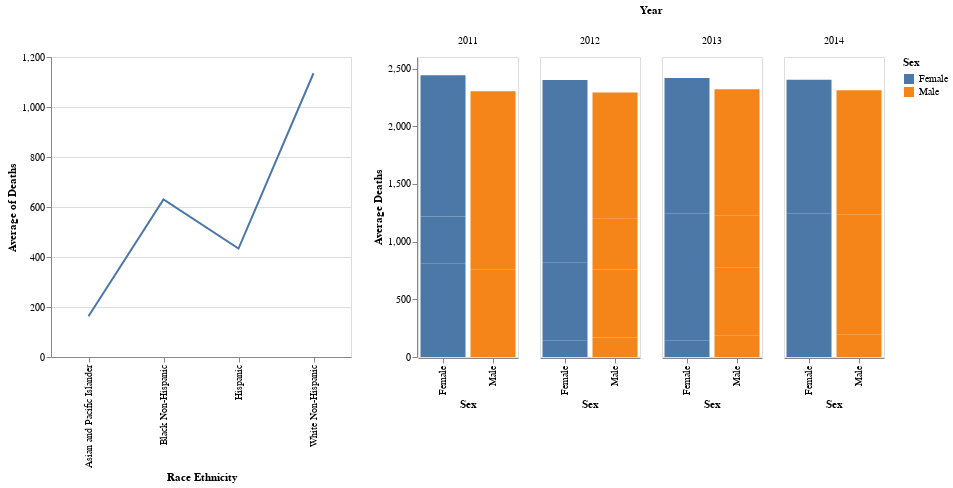

Notebook source saved alongside this figure:
### Code cell
# displaying the dashboard created
dashboard

### Figure 1 — Vega-Lite specification as saved in the notebook (floating-point values rounded to 4 significant figures)
{"config": {"view": {"continuousWidth": 400, "continuousHeight": 300}}, "hconcat": [{"mark": "line", "encoding": {"tooltip": [{"field": "Race Ethnicity", "type": "nominal"}, {"aggregate": "average", "field": "Deaths", "type": "quantitative"}], "x": {"field": "Race Ethnicity", "type": "nominal"}, "y": {"aggregate": "average", "field": "Deaths", "type": "quantitative"}}, "selection": {"selector001": {"type": "interval", "encodings": ["x", "y"]}}, "width": 300}, {"mark": "bar", "encoding": {"color": {"field": "Sex", "type": "nominal"}, "column": {"field": "Year", "type": "quantitative"}, "tooltip": [{"field": "Deaths", "type": "quantitative"}], "x": {"field": "Sex", "type": "nominal"}, "y": {"axis": {"grid": false}, "field": "Deaths", "title": "Average Deaths", "type": "quantitative"}}, "transform": [{"filter": {"selection": "selector001"}}], "width": 100}], "data": {"name": "data-c0d5cf398e057eb8119e9365f58dd150"}, "$schema": "https://vega.github.io/schema/vega-lite/v4.17.0.json", "datasets": {"data-c0d5cf398e057eb8119e9365f58dd150": [{"Race Ethnicity": "Asian and Pacific Islander", "Sex": "Female", "Year": 2011, "Deaths": 138.8}, {"Race Ethnicity": "Asian and Pacific Islander", "Sex": "Female", "Year": 2012, "Deaths": 144.5}, {"Race Ethnicity": "Asian and Pacific Islander", "Sex": "Female", "Year": 2013, "Deaths": 144.1}, {"Race Ethnicity": "Asian and Pacific Islander", "Sex": "Female", "Year": 2014, "Deaths": 155.1}, {"Race Ethnicity": "Asian and Pacific Islander", "Sex": "Male", "Year": 2011, "Deaths": 164.9}, {"Race Ethnicity": "Asian and Pacific Islander", "Sex": "Male", "Year": 2012, "Deaths": 168.7}, {"Race Ethnicity": "Asian and Pacific Islander", "Sex": "Male", "Year": 2013, "Deaths": 187.8}, {"Race Ethnicity": "Asian and Pacific Islander", "Sex": "Male", "Year": 2014, "Deaths": 197.6}, {"Race Ethnicity": "Black Non-Hispanic", "Sex": "Female", "Year": 2011, "Deaths": 669.2}, {"Race Ethnicity": "Black Non-Hispanic", "Sex": "Female", "Year": 2012, "Deaths": 671.3}, {"Race Ethnicity": "Black Non-Hispanic", "Sex": "Female", "Year": 2013, "Deaths": 679.6}, {"Race Ethnicity": "Black Non-Hispanic", "Sex": "Female", "Year": 2014, "Deaths": 660.2}, {"Race Ethnicity": "Black Non-Hispanic", "Sex": "Male", "Year": 2011, "Deaths": 595.4}, {"Race Ethnicity": "Black Non-Hispanic", "Sex": "Male", "Year": 2012, "Deaths": 589.1}, {"Race Ethnicity": "Black Non-Hispanic", "Sex": "Male", "Year": 2013, "Deaths": 585.0}, {"Race Ethnicity": "Black Non-Hispanic", "Sex": "Male", "Year": 2014, "Deaths": 590.3}, {"Race Ethnicity": "Hispanic", "Sex": "Female", "Year": 2011, "Deaths": 409.6}, {"Race Ethnicity": "Hispanic", "Sex": "Female", "Year": 2012, "Deaths": 415.8}, {"Race Ethnicity": "Hispanic", "Sex": "Female", "Year": 2013, "Deaths": 423.0}, {"Race Ethnicity": "Hispanic", "Sex": "Female", "Year": 2014, "Deaths": 431.5}, {"Race Ethnicity": "Hispanic", "Sex": "Male", "Year": 2011, "Deaths": 444.1}, {"Race Ethnicity": "Hispanic", "Sex": "Male", "Year": 2012, "Deaths": 440.5}, {"Race Ethnicity": "Hispanic", "Sex": "Male", "Year": 2013, "Deaths": 456.3}, {"Race Ethnicity": "Hispanic", "Sex": "Male", "Year": 2014, "Deaths": 449.1}, {"Race Ethnicity": "White Non-Hispanic", "Sex": "Female", "Year": 2011, "Deaths": 1224.0}, {"Race Ethnicity": "White Non-Hispanic", "Sex": "Female", "Year": 2012, "Deaths": 1170.0}, {"Race Ethnicity": "White Non-Hispanic", "Sex": "Female", "Year": 2013, "Deaths": 1172.0}, {"Race Ethnicity": "White Non-Hispanic", "Sex": "Female", "Year": 2014, "Deaths": 1155.0}, {"Race Ethnicity": "White Non-Hispanic", "Sex": "Male", "Year": 2011, "Deaths": 1099.0}, {"Race Ethnicity": "White Non-Hispanic", "Sex": "Male", "Year": 2012, "Deaths": 1094.0}, {"Race Ethnicity": "White Non-Hispanic", "Sex": "Male", "Year": 2013, "Deaths": 1091.0}, {"Race Ethnicity": "White Non-Hispanic", "Sex": "Male", "Year": 2014, "Deaths": 1075.0}]}}
